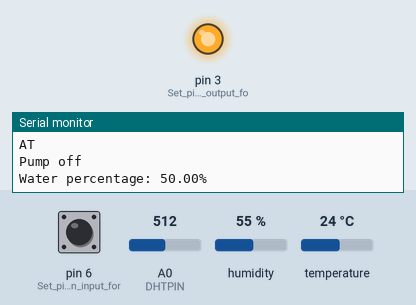
This sketch was run on a simulated Arduino Uno, built with avr-gcc and run on an emulated ATmega328P. On the bench: output pins drawn as LEDs (lit = HIGH), the last lines printed to the serial monitor. Dashed ring = blinking. Inputs (shaded band) come from the test bench; at power-on: pin 6 (Set_pin_6_as_an_input_for) LOW, A0 (DHTPIN) = 512, humidity 55 %, temperature 24 °C.

Above: at 7.3 s.
7.4 s: pin 6 (Set_pin_6_as_an_input_for) pulled HIGH for 1.8 s
At 9.4 s:
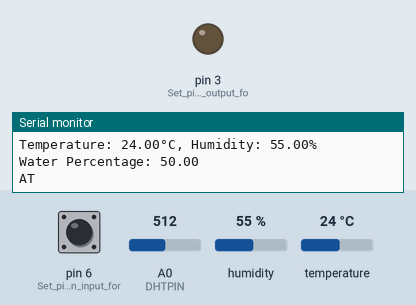
10.7 s: A0 (DHTPIN) set to 434
12.9 s: A0 (DHTPIN) set to 404
At 13.3 s:
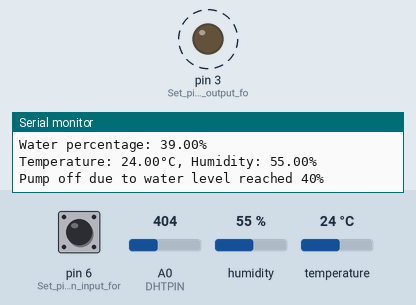
16.1 s: A0 (DHTPIN) set to 511
At 18.3 s:
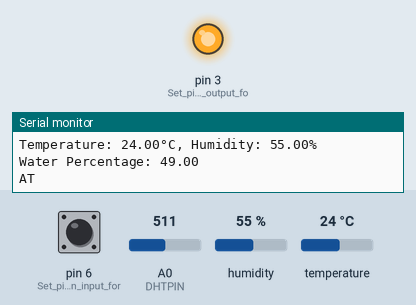
19.0 s: A0 (DHTPIN) set to 306
At 20.6 s:
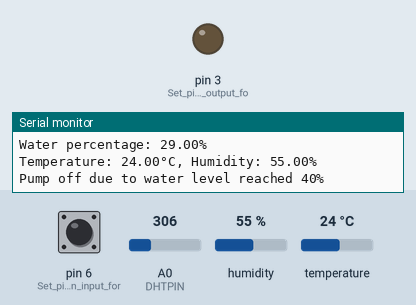
Timing chart, 0 to 22.9 s (numbered marks = the images above; inputs shaded):
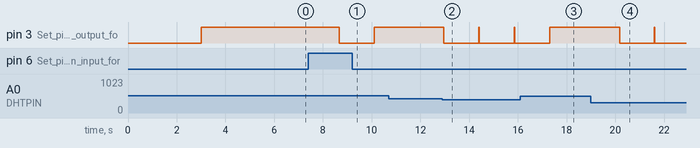

The sketch:

sketch_mar1b-esp8266wifi-connection-system-side.ino
```cpp
#include <DHT.h>
#include <DHT_U.h>
#include <Adafruit_Sensor.h>

// Define DHT sensor pins and type
#define DHTPIN A0 // Replace with the actual pin connected to the DHT sensor
#define DHTTYPE DHT11
DHT dht(DHTPIN, DHTTYPE);

int water; // Variable to store the signal from the soil moisture sensor
float waterPercentage; // Variable to store the calculated water percentage
bool pumpOn = false; // Variable to track if the pump is currently on

// Define variables for sensor readings in dry and wet conditions
const int SENSOR_DRY = 0; // Replace with the actual dry condition sensor reading
const int SENSOR_WET = 1023; // Replace with the actual wet condition sensor reading

void setup() {
  pinMode(3, OUTPUT); // Set pin 3 as an output for the relay board
  pinMode(6, INPUT);  // Set pin 6 as an input for the soil moisture sensor
  Serial.begin(9600); // Initialize serial communication
  dht.begin(); // Initialize DHT sensor

  // Add a delay after initializing the DHT sensor for stabilization
  delay(2000); // Wait for the sensor to stabilize
}

void loop() {
  // Send data to ESP8266
  Serial.print("Water Percentage: ");
  Serial.println(waterPercentage);

  // Example: Sending AT command to ESP8266
  Serial.println("AT");
  delay(1000); // Wait for ESP8266 to respond

  water = digitalRead(6); // Read the signal from the soil moisture sensor connected to pin 6

  if (water == HIGH) {
    // If the water level is full (soil is wet), cut the relay by setting pin 3 LOW
    digitalWrite(3, LOW);
    pumpOn = false;
    Serial.println("Pump on"); // Print "Pump on" to serial monitor
  } else {
    // If the water level is not full (soil is dry), continue providing signal and water supply by setting pin 3 HIGH
    digitalWrite(3, HIGH);
    pumpOn = true;
    Serial.println("Pump off"); // Print "Pump off" to serial monitor
  }

  // Calculate water percentage
  int sensorValue = analogRead(A0); // Read sensor value from analog pin A0
  waterPercentage = map(sensorValue, SENSOR_DRY, SENSOR_WET, 0, 100); // Map sensor value to percentage scale

  // Adjusting for sensor calibration
  waterPercentage = constrain(waterPercentage, 0, 100); // Ensure the percentage is within 0-100 range

  Serial.print("Water percentage: ");
  Serial.print(waterPercentage);
  Serial.println("%"); // Print water percentage to serial monitor

  // Read temperature and humidity from DHT sensor
  float humidity = dht.readHumidity();
  float temperature = dht.readTemperature();

  // Check if the readings are valid
  if (isnan(humidity) || isnan(temperature)) {
    Serial.println("Failed to read from DHT sensor!");
  } else {
    Serial.print("Temperature: ");
    Serial.print(temperature);
    Serial.print("°C, Humidity: ");
    Serial.print(humidity);
    Serial.println("%");
  }

  // Troubleshooting DHT11 sensor
  if (isnan(humidity) && isnan(temperature)) {
    Serial.println("Check DHT11 sensor wiring and power supply!"); // Print troubleshooting message
  }

  // Check if waterPercentage is less than or equal to 40%
  if (waterPercentage <= 40) {
    // If soil moisture is less than or equal to 40%, turn off the pump
    digitalWrite(3, LOW);
    pumpOn = false;
    Serial.println("Pump off due to water level reached 40%"); // Print reason to serial monitor
  }

  // Check if pump is still on and water percentage exceeds 60%
  if (pumpOn && waterPercentage > 60) {
    Serial.println("WARNING ‼ Water is high, please check the system"); // Print warning to serial monitor
  }

  delay(400); // Delay for stability
}
```

Measured:
- the behaviour switches between 420 and 419 on A0 (DHTPIN) (found by bisection; images 1 and 2)
- after the input at 7.4 s, pin 3 (Set_pin_3_as_an_output_fo): HIGH → LOW after 1.3 s, → HIGH 1.4 s later
- after the input at 12.9 s, pin 3 (Set_pin_3_as_an_output_fo): alternates HIGH for 0.02 s and LOW for 1.4 s, starting after 0.06 s
- after the input at 16.1 s, pin 3 (Set_pin_3_as_an_output_fo): goes on until 17.3 s, then stays HIGH
- after the input at 19.0 s, pin 3 (Set_pin_3_as_an_output_fo): HIGH → LOW after 1.2 s, → HIGH 1.4 s later, → LOW 0.01 s later
